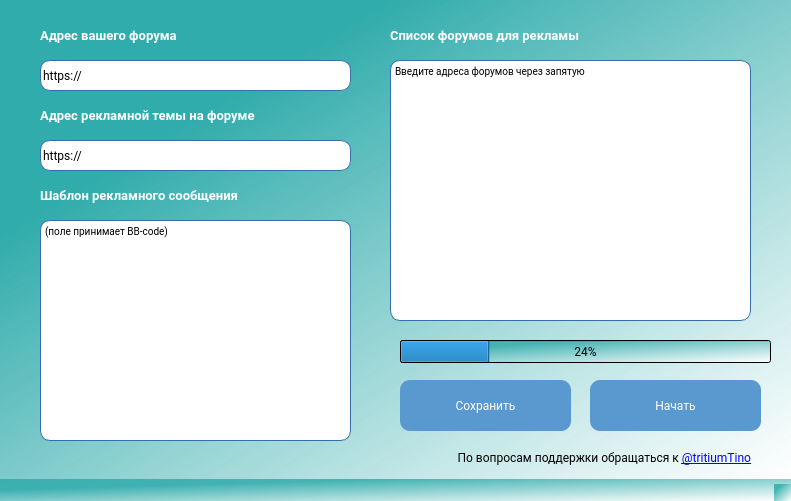
<?xml version="1.0" encoding="UTF-8"?>
<ui version="4.0">
 <class>MainWindow</class>
 <widget class="QMainWindow" name="MainWindow">
  <property name="geometry">
   <rect>
    <x>0</x>
    <y>0</y>
    <width>791</width>
    <height>501</height>
   </rect>
  </property>
  <property name="windowTitle">
   <string>MainWindow</string>
  </property>
  <property name="styleSheet">
   <string notr="true">font-family: Roboto, sans-serif;
    font-style: normal;
    font-weight: normal;

    background:qlineargradient(spread:pad, x1:0.037, y1:0.04, x2:1, y2:1, stop:0.215789 rgba(48, 171, 171, 216), stop:1 rgba(255, 255, 255, 255))</string>
  </property>
  <widget class="QWidget" name="centralwidget">
   <widget class="QTextEdit" name="textEdit">
    <property name="geometry">
     <rect>
      <x>40</x>
      <y>220</y>
      <width>311</width>
      <height>221</height>
     </rect>
    </property>
    <property name="styleSheet">
     <string notr="true">background-color:rgb(255, 255, 255);
border: 1px solid #356EAD;
    border-radius: 10px;
    opacity: 0.4;
</string>
    </property>
    <property name="html">
     <string>&lt;!DOCTYPE HTML PUBLIC &quot;-//W3C//DTD HTML 4.0//EN&quot; &quot;http://www.w3.org/TR/REC-html40/strict.dtd&quot;&gt;
&lt;html&gt;&lt;head&gt;&lt;meta name=&quot;qrichtext&quot; content=&quot;1&quot; /&gt;&lt;style type=&quot;text/css&quot;&gt;
p, li { white-space: pre-wrap; }
&lt;/style&gt;&lt;/head&gt;&lt;body style=&quot; font-family:'Roboto','sans-serif'; font-size:7.8pt; font-weight:400; font-style:normal;&quot;&gt;
&lt;p style=&quot; margin-top:0px; margin-bottom:0px; margin-left:0px; margin-right:0px; -qt-block-indent:0; text-indent:0px;&quot;&gt;&lt;span style=&quot; font-family:'MS Shell Dlg 2';&quot;&gt;(поле принимает BB-code)&lt;/span&gt;&lt;/p&gt;&lt;/body&gt;&lt;/html&gt;</string>
    </property>
   </widget>
   <widget class="QLineEdit" name="lineEdit">
    <property name="geometry">
     <rect>
      <x>40</x>
      <y>60</y>
      <width>311</width>
      <height>31</height>
     </rect>
    </property>
    <property name="styleSheet">
     <string notr="true">background-color:rgb(255, 255, 255);
border: 1px solid #356EAD;
    border-radius: 10px;
    opacity: 0.4;
</string>
    </property>
    <property name="text">
     <string>https://</string>
    </property>
   </widget>
   <widget class="QTextEdit" name="textEdit_2">
    <property name="geometry">
     <rect>
      <x>390</x>
      <y>60</y>
      <width>361</width>
      <height>261</height>
     </rect>
    </property>
    <property name="styleSheet">
     <string notr="true">background-color:rgb(255, 255, 255);
border: 1px solid #356EAD;
    border-radius: 10px;
    opacity: 0.4;
</string>
    </property>
    <property name="html">
     <string>&lt;!DOCTYPE HTML PUBLIC &quot;-//W3C//DTD HTML 4.0//EN&quot; &quot;http://www.w3.org/TR/REC-html40/strict.dtd&quot;&gt;
&lt;html&gt;&lt;head&gt;&lt;meta name=&quot;qrichtext&quot; content=&quot;1&quot; /&gt;&lt;style type=&quot;text/css&quot;&gt;
p, li { white-space: pre-wrap; }
&lt;/style&gt;&lt;/head&gt;&lt;body style=&quot; font-family:'Roboto','sans-serif'; font-size:7.8pt; font-weight:400; font-style:normal;&quot;&gt;
&lt;p style=&quot; margin-top:0px; margin-bottom:0px; margin-left:0px; margin-right:0px; -qt-block-indent:0; text-indent:0px;&quot;&gt;&lt;span style=&quot; font-family:'MS Shell Dlg 2';&quot;&gt;Введите адреса форумов через запятую&lt;/span&gt;&lt;/p&gt;&lt;/body&gt;&lt;/html&gt;</string>
    </property>
   </widget>
   <widget class="QLabel" name="label">
    <property name="geometry">
     <rect>
      <x>40</x>
      <y>20</y>
      <width>281</width>
      <height>31</height>
     </rect>
    </property>
    <property name="styleSheet">
     <string notr="true">background: none;
color: rgb(255, 255, 255)</string>
    </property>
    <property name="text">
     <string>&lt;html&gt;&lt;head/&gt;&lt;body&gt;&lt;p&gt;&lt;span style=&quot; font-size:10pt; font-weight:600;&quot;&gt;Адрес вашего форума&lt;/span&gt;&lt;/p&gt;&lt;/body&gt;&lt;/html&gt;</string>
    </property>
   </widget>
   <widget class="QLabel" name="label_2">
    <property name="geometry">
     <rect>
      <x>40</x>
      <y>100</y>
      <width>321</width>
      <height>31</height>
     </rect>
    </property>
    <property name="styleSheet">
     <string notr="true">background: none;
color: rgb(255, 255, 255)</string>
    </property>
    <property name="text">
     <string>&lt;html&gt;&lt;head/&gt;&lt;body&gt;&lt;p&gt;&lt;span style=&quot; font-size:10pt; font-weight:600;&quot;&gt;Адрес рекламной темы на форуме&lt;/span&gt;&lt;/p&gt;&lt;/body&gt;&lt;/html&gt;</string>
    </property>
   </widget>
   <widget class="QLineEdit" name="lineEdit_2">
    <property name="geometry">
     <rect>
      <x>40</x>
      <y>140</y>
      <width>311</width>
      <height>31</height>
     </rect>
    </property>
    <property name="styleSheet">
     <string notr="true">background-color:rgb(255, 255, 255);
border: 1px solid #356EAD;
    border-radius: 10px;
    opacity: 0.4;
</string>
    </property>
    <property name="text">
     <string>https://</string>
    </property>
   </widget>
   <widget class="QLabel" name="label_3">
    <property name="geometry">
     <rect>
      <x>40</x>
      <y>180</y>
      <width>301</width>
      <height>31</height>
     </rect>
    </property>
    <property name="styleSheet">
     <string notr="true">background: none;
color: rgb(255, 255, 255)</string>
    </property>
    <property name="text">
     <string>&lt;html&gt;&lt;head/&gt;&lt;body&gt;&lt;p&gt;&lt;span style=&quot; font-size:10pt; font-weight:600;&quot;&gt;Шаблон рекламного сообщения&lt;/span&gt;&lt;/p&gt;&lt;/body&gt;&lt;/html&gt;</string>
    </property>
   </widget>
   <widget class="QLabel" name="label_4">
    <property name="geometry">
     <rect>
      <x>390</x>
      <y>20</y>
      <width>281</width>
      <height>31</height>
     </rect>
    </property>
    <property name="styleSheet">
     <string notr="true">background: none;
color: rgb(255, 255, 255)</string>
    </property>
    <property name="text">
     <string>&lt;html&gt;&lt;head/&gt;&lt;body&gt;&lt;p&gt;&lt;span style=&quot; font-size:10pt; font-weight:600;&quot;&gt;Список форумов для рекламы&lt;/span&gt;&lt;/p&gt;&lt;/body&gt;&lt;/html&gt;</string>
    </property>
   </widget>
   <widget class="QProgressBar" name="progressBar">
    <property name="geometry">
     <rect>
      <x>400</x>
      <y>340</y>
      <width>371</width>
      <height>23</height>
     </rect>
    </property>
    <property name="value">
     <number>24</number>
    </property>
   </widget>
   <widget class="QLabel" name="label_5">
    <property name="geometry">
     <rect>
      <x>340</x>
      <y>450</y>
      <width>411</width>
      <height>16</height>
     </rect>
    </property>
    <property name="styleSheet">
     <string notr="true">background: none;</string>
    </property>
    <property name="text">
     <string>&lt;html&gt;&lt;head/&gt;&lt;body&gt;&lt;p align=&quot;right&quot;&gt;По вопросам поддержки обращаться к &lt;a href=&quot;https://t.me/tritiumTino&quot;&gt;&lt;span style=&quot; text-decoration: underline; color:#0000ff;&quot;&gt;@tritiumTino&lt;/span&gt;&lt;/a&gt;&lt;/p&gt;&lt;/body&gt;&lt;/html&gt;</string>
    </property>
   </widget>
   <widget class="QPushButton" name="pushButton_2">
    <property name="geometry">
     <rect>
      <x>590</x>
      <y>380</y>
      <width>171</width>
      <height>51</height>
     </rect>
    </property>
    <property name="styleSheet">
     <string notr="true">text-align: center;
font: 10pt &quot;MS Shell Dlg 2&quot;;
    letter-spacing: 0.04em;
    color: #FFFFFF;
    background: #5A98D0;
    box-shadow: 5px 10px 20px rgba(53, 110, 173, 0.2);
    border-radius: 10px;
    display: inline-block;
    text-decoration: none;</string>
    </property>
    <property name="text">
     <string>Начать</string>
    </property>
   </widget>
   <widget class="QPushButton" name="pushButton">
    <property name="geometry">
     <rect>
      <x>400</x>
      <y>380</y>
      <width>171</width>
      <height>51</height>
     </rect>
    </property>
    <property name="styleSheet">
     <string notr="true">text-align: center;
font:10pt &quot;MS Shell Dlg 2&quot;;
    letter-spacing: 0.04em;
    color: #FFFFFF;
    background: #5A98D0;
    box-shadow: 5px 10px 20px rgba(53, 110, 173, 0.2);
    border-radius: 10px;
    display: inline-block;
    text-decoration: none;
</string>
    </property>
    <property name="text">
     <string>Сохранить</string>
    </property>
   </widget>
  </widget>
  <widget class="QStatusBar" name="statusbar"/>
 </widget>
 <resources/>
 <connections/>
</ui>
